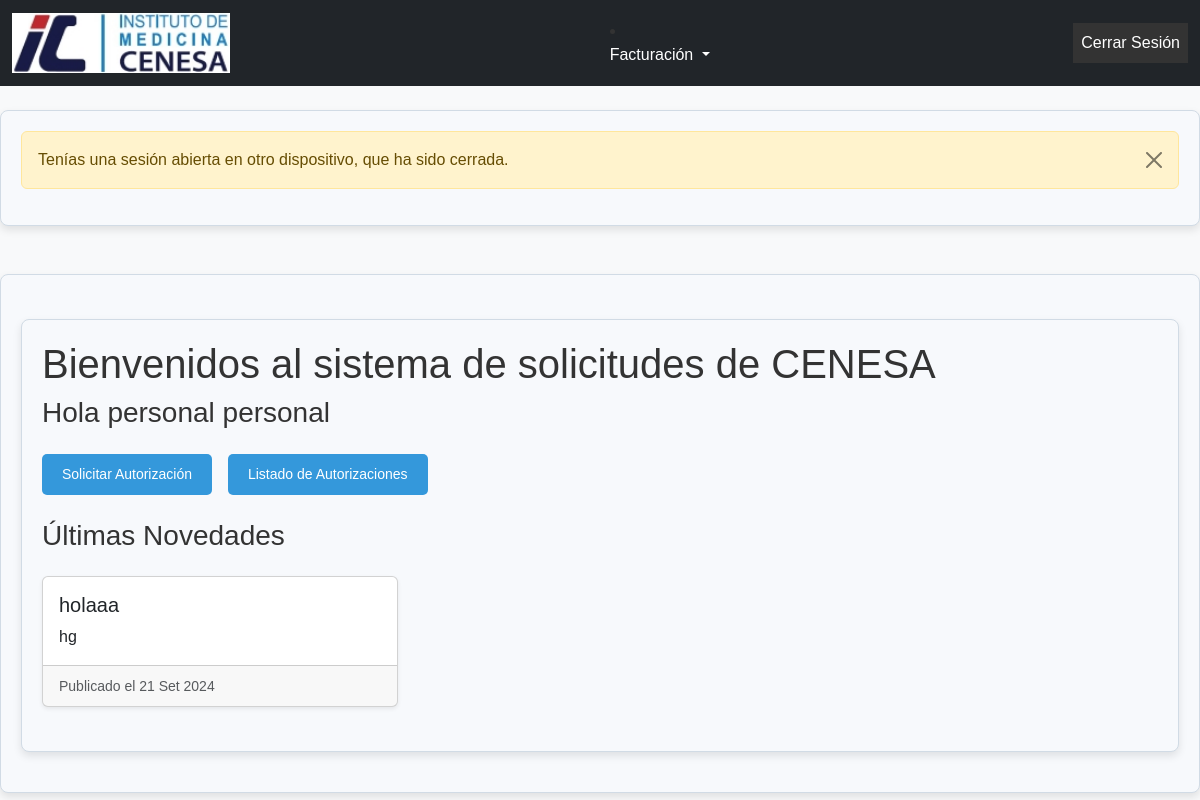
The page / (signed in) on the database as committed earlier.
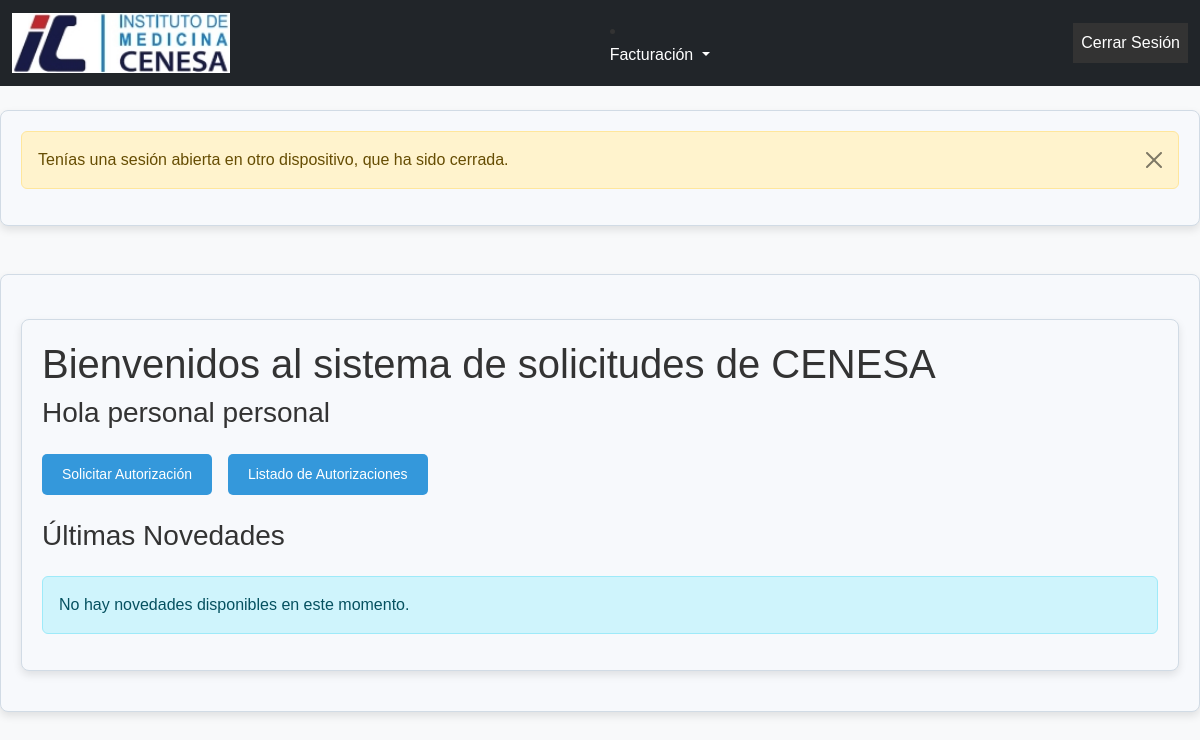
The same page on the database as committed later.
### formularios/models.py (models this page shows, shortened)
class Novedad(models.Model):
    titulo = models.CharField(max_length=255)
    contenido = models.TextField()
    fecha_publicacion = models.DateField(auto_now_add=True)

### formularios/views.py (the view)
# urls.py: 2. Add a URL to urlpatterns:  path('', views.home, name='home')
@login_required
def home(request):
    novedades = Novedad.objects.all().order_by('-fecha_publicacion')[:5]  # Mostrar las últimas 5 novedades
    return render(request, 'home.html', {'novedades': novedades})

### formularios/context_processors.py (called while the page is built)
def agregar_tipo_usuario(request):
    if request.user.is_authenticated:
        perfil = PerfilUsuario.objects.filter(usuario=request.user).first()
        return {'tipo_usuario': perfil.tipo_usuario.nombre if perfil else None}
    return {}

### formularios/templates/home.html (shortened to what this page needs)
{% extends 'base.html' %}
{% load static %}
{% block content %}
<div class="container mt-4">
    <h1>Bienvenidos al sistema de solicitudes de CENESA</h1>
    <h3>Hola {{ user.first_name }} {{ user.last_name }}</h3>
    <div class="d-flex justify-content-start my-4">
        <a href="{% url 'solicitar_autorizacion' %}" class="btn btn-primary me-3">Solicitar Autorización</a>
        <a href="{% url 'listar_pedidos_autorizacion' %}" class="btn btn-secondary">Listado de Autorizaciones</a>
    </div>
    <h3 class="my-4">Últimas Novedades</h3>
    {% if novedades %}
        <div class="row">
            {% for novedad in novedades %}
            <div class="col-md-4 mb-4">
                <div class="card h-100 shadow-sm">
                    <div class="card-body">
                        <h5 class="card-title">{{ novedad.titulo }}</h5>
                        <p class="card-text">{{ novedad.contenido|truncatewords:20 }}</p>
                    </div>
                    <div class="card-footer">
                        <small class="text-muted">Publicado el {{ novedad.fecha_publicacion|date:"d M Y" }}</small>
                    </div>
                </div>
            </div>
            {% endfor %}
        </div>
    {% else %}
        <div class="alert alert-info">No hay novedades disponibles en este momento.</div>
    {% endif %}
</div>
{% endblock %}

Rows that differ between the two databases and show on the page:
removed Novedad: titulo "holaaa", contenido "hg", fecha_publicacion "21 Set 2024"
Other text that changed with them:
text now shown: "No hay novedades disponibles en este momento."
